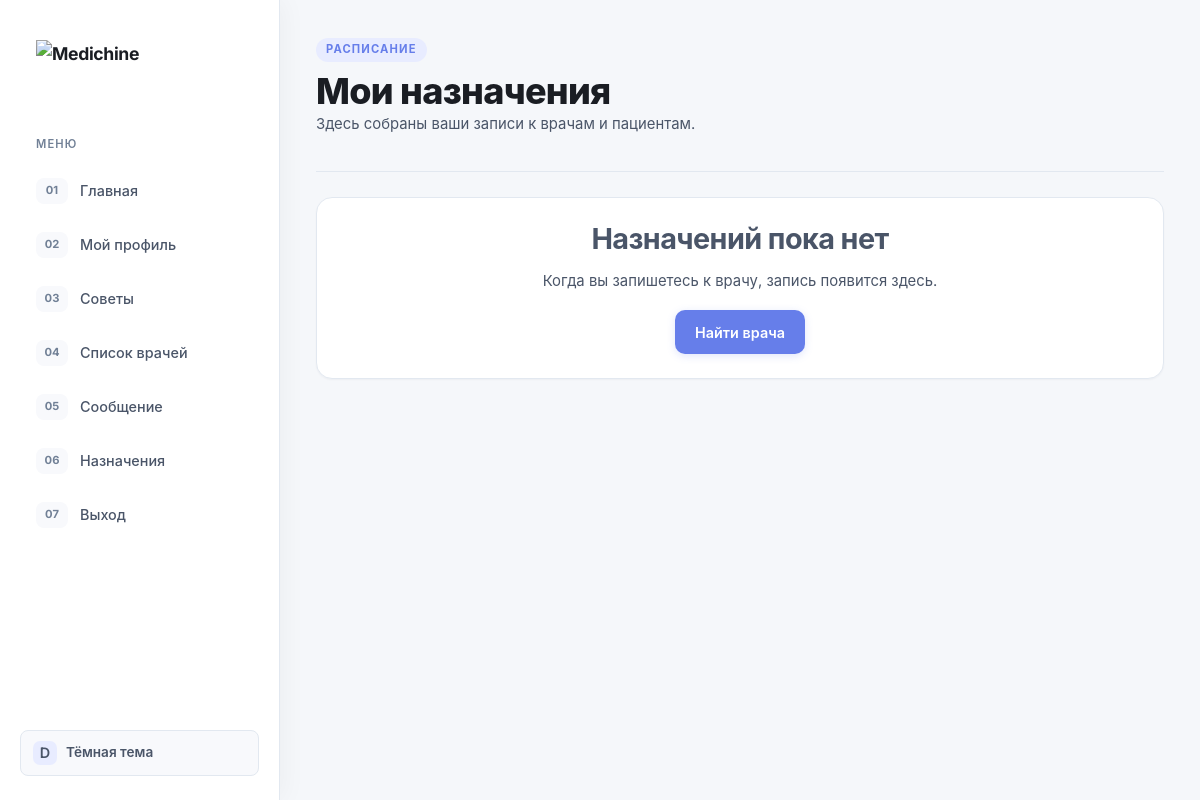
Page /appointments/my_appointments (signed in) on the earlier database version.
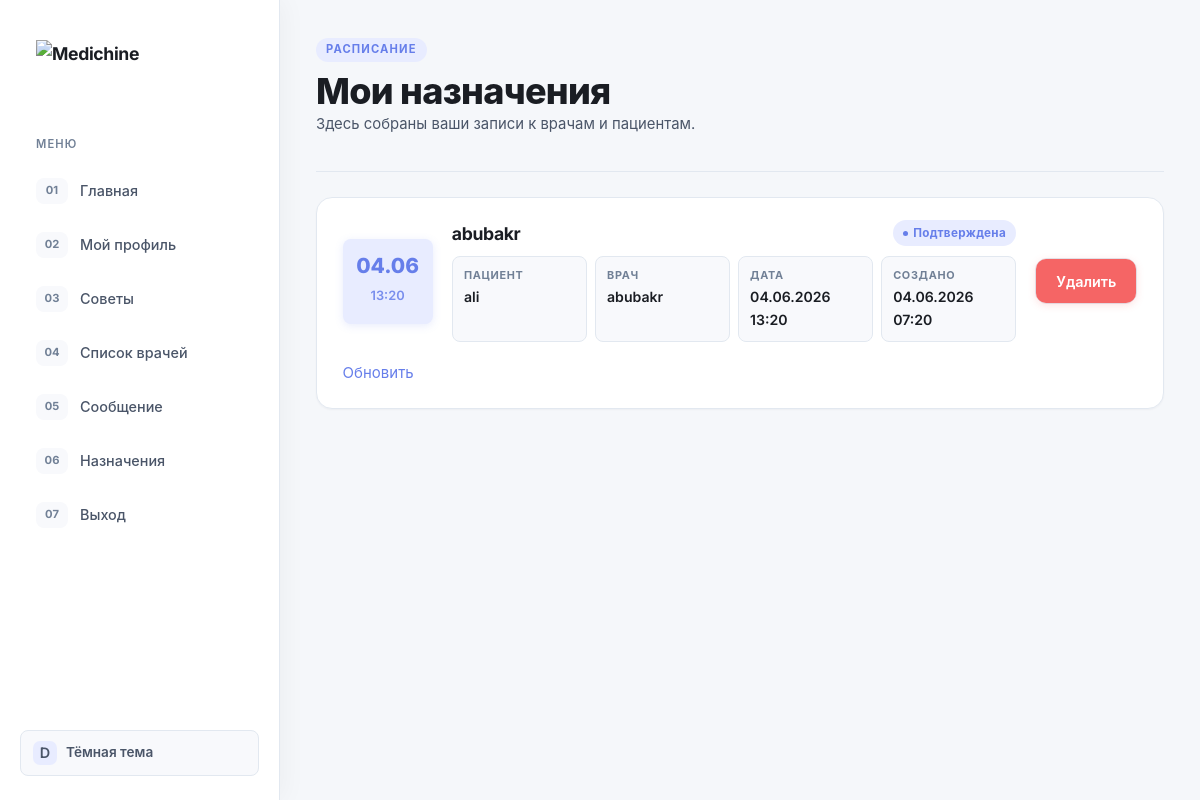
Same page on the later database version.
### appointments/models.py (models this page shows, shortened)
class Appointment(models.Model):
    patient = models.ForeignKey(settings.AUTH_USER_MODEL, on_delete=models.CASCADE, related_name='appointments')
    doctor = models.ForeignKey('doctors.DoctorProfile', on_delete=models.CASCADE, related_name='appointments')
    date = models.DateTimeField()
    slug = models.SlugField(unique=True, blank=True, null=True)
    is_deleted = models.BooleanField(default=False)
    STATUS = (
        ('pending', 'Ожидание'),
        ('approved', 'Подтверждена'),
        ('cancelled', 'Отменена'),
    )
    status = models.CharField(max_length=30, choices=STATUS, default='pending')
    created_at = models.DateTimeField(auto_now_add=True)
    celery_task_ids = models.JSONField(default=list, blank=True)
    sms_reminder_sent = models.BooleanField(default=False)

### doctors/models.py (models this page shows, shortened)
class DoctorProfile(models.Model):
    user=models.OneToOneField(settings.AUTH_USER_MODEL,on_delete=models.CASCADE)
    speciality=models.CharField(max_length=20)
    city=models.CharField(max_length=50)
    clinic=models.CharField(max_length=100)
    bio=models.TextField(blank=True)
    experience=models.PositiveIntegerField(default=0)
    photo=models.ImageField(upload_to='doctors/',null=True,blank=True)

### accounts/models.py (models this page shows, shortened)
class User(AbstractUser):
    ROLE_CHOICES = (
        ('patient', 'Patient'),
        ('doctor', 'Doctor'),
        ('admin', 'Admin'),
    )
    role = models.CharField(
        max_length=20,
        choices=ROLE_CHOICES,
        default='patient'
    )
    phone = models.CharField(
        max_length=20, unique=True, null=True, blank=True
    )
    age=models.PositiveIntegerField(null=True,blank=True)
    city = models.CharField(max_length=50, blank=True)

### appointments/views.py (the view)
# urls.py: path('my_appointments',views.AppointmentListView.as_view(),name='appointments'),
class AppointmentListView(LoginRequiredMixin,generic.ListView):
    model=Appointment
    template_name='appoinments/show_appointment.html'
    def get_queryset(self):
        Appointment.objects.filter(
            status='pending',
            date__lte=timezone.now()
        ).update(status='approved')
        user = self.request.user
        base_queryset = Appointment.objects.select_related('doctor', 'patient').filter(
            is_deleted=False
        )
        if user.role == 'patient':
            return base_queryset.filter(patient=user)
        elif user.role == 'doctor':
            try:
                doctor_profile = user.doctorprofile
                return base_queryset.filter(doctor=doctor_profile)
            except (DoctorProfile.DoesNotExist, AttributeError):
                return Appointment.objects.none()
        elif user.role == 'admin':
            return base_queryset
        return base_queryset.filter(patient=user)

### templates/appoinments/show_appointment.html (shortened to what this page needs)
{% extends "accounts/base.html" %}
{% block main %}
<header class="page-head appointments-head">
    <div>
        <p class="eyebrow">Расписание</p>
        <h1>Мои назначения</h1>
        <p class="muted">Здесь собраны ваши записи к врачам и пациентам.</p>
    </div>
</header>
<section class="appointments-list">
    {% for i in object_list %}
        <article class="appointment-card panel">
            <div class="appointment-date">
                <span>{{ i.date|date:"d.m" }}</span>
                <strong>{{ i.date|date:"H:i" }}</strong>
            </div>
            <div class="appointment-main">
                <div class="appointment-title">
                    <h2>{{ i.doctor.user.username }}</h2>
                    <span class="status-pill status-{{ i.status }}">
                        {{ i.get_status_display }}
                    </span>
                </div>
                <dl class="appointment-details">
                    <div>
                        <dt>Пациент</dt>
                        <dd>{{ i.patient.username }}</dd>
                    </div>
                    <div>
                        <dt>Врач</dt>
                        <dd>{{ i.doctor.user.username }}</dd>
                    </div>
                    <div>
                        <dt>Дата</dt>
                        <dd>{{ i.date|date:"d.m.Y H:i" }}</dd>
                    </div>
                    <div>
                        <dt>Создано</dt>
                        <dd>{{ i.created_at|date:"d.m.Y H:i" }}</dd>
                    </div>
                </dl>
            </div>
            {% if request.user == i.patient or request.user == i.doctor.user or request.user.is_superuser %}
                <form class="appointment-actions"
                      action="{% url 'delete_appointment' i.slug %}"
                      method="post">
                    <button class="danger-button" type="submit">Удалить</button>
                </form>
                <a href="{% url 'update_appointment' i.slug %}">Обновить</a>
            {% endif %}
        </article>
    {% empty %}
        <div class="empty-state panel">
            <h2>Назначений пока нет</h2>
            <p class="muted">Когда вы запишетесь к врачу, запись появится здесь.</p>
            <a class="button" href="{% url 'doctors_list' %}">Найти врача</a>
        </div>
    {% endfor %}
</section>
{% endblock %}

### templates/accounts/base.html (shortened to what this page needs)
<!DOCTYPE html>
{% load static %}
<html lang="ru" data-theme="">
<head>
    <link rel="stylesheet" href="{% static 'css/style.css' %}">
</head>
<body class="{% block body_class %}{% endblock %}">
    <div class="site-layout">
        <nav class="site-nav" aria-label="Навигация">
            <a class="site-brand" href="{% url 'redirect_dashboard' %}">
                <img src="../../media/TwinChat.png" alt="Medichine" class="brand-logo">
            </a>
            <p class="nav-section-label">Меню</p>
            <ul class="nav-list">
                {% block nav %}
                {% if user.is_authenticated %}
                    <li><a href="{% url 'redirect_dashboard' %}"><span class="nav-icon">01</span>Главная</a></li>
                    <li><a href="{% url 'my_profile' %}"><span class="nav-icon">02</span>Мой профиль</a></li>
                    <li><a href="{% url 'global_chat' %}"><span class="nav-icon">03</span>Советы</a></li>
                    <li><a href="{% url 'doctors_list' %}"><span class="nav-icon">04</span>Список врачей</a></li>
                    <li><a href="{% url 'show_messages' %}"><span class="nav-icon">05</span>Сообщение</a></li>
                    <li><a href="{% url 'appointments' %}"><span class="nav-icon">06</span>Назначения</a></li>
                    <li><a href="{% url 'login' %}"><span class="nav-icon">07</span>Выход</a></li>
                {% else %}
                    <li><a href="{% url 'login' %}"><span class="nav-icon">01</span>Вход</a></li>
                    <li><a href="{% url 'register' %}"><span class="nav-icon">02</span>Регистрация</a></li>
                    <li><a href="{% url 'global_chat' %}"><span class="nav-icon">03</span>Советы</a></li>
                {% endif %}
                {% endblock %}
            </ul>
            <button type="button" class="theme-toggle" id="themeToggle" aria-label="Переключить тему">
                <span class="theme-toggle-icon">D</span>
                <span class="theme-toggle-text">Тёмная тема</span>
            </button>
        </nav>
        <main class="site-content">
            {% block main %}{% endblock %}
        </main>
    </div>
</body>
</html>

### templates/accounts/base.html (style rules this page uses)
.brand-logo { height: 48px; width: auto; display: block; object-fit: contain; }

Differences in the rows shown:
added Appointment: date "04.06", date "13:20", doctor.user.username "abubakr", status "Подтверждена", patient.username "ali", date "04.06.2026 13:20", created_at "04.06.2026 07:20", shows "Удалить"
Other differences:
text no longer shown: "Назначений пока нет Когда вы запишетесь к врачу, запись появится здесь. Найти врача"
